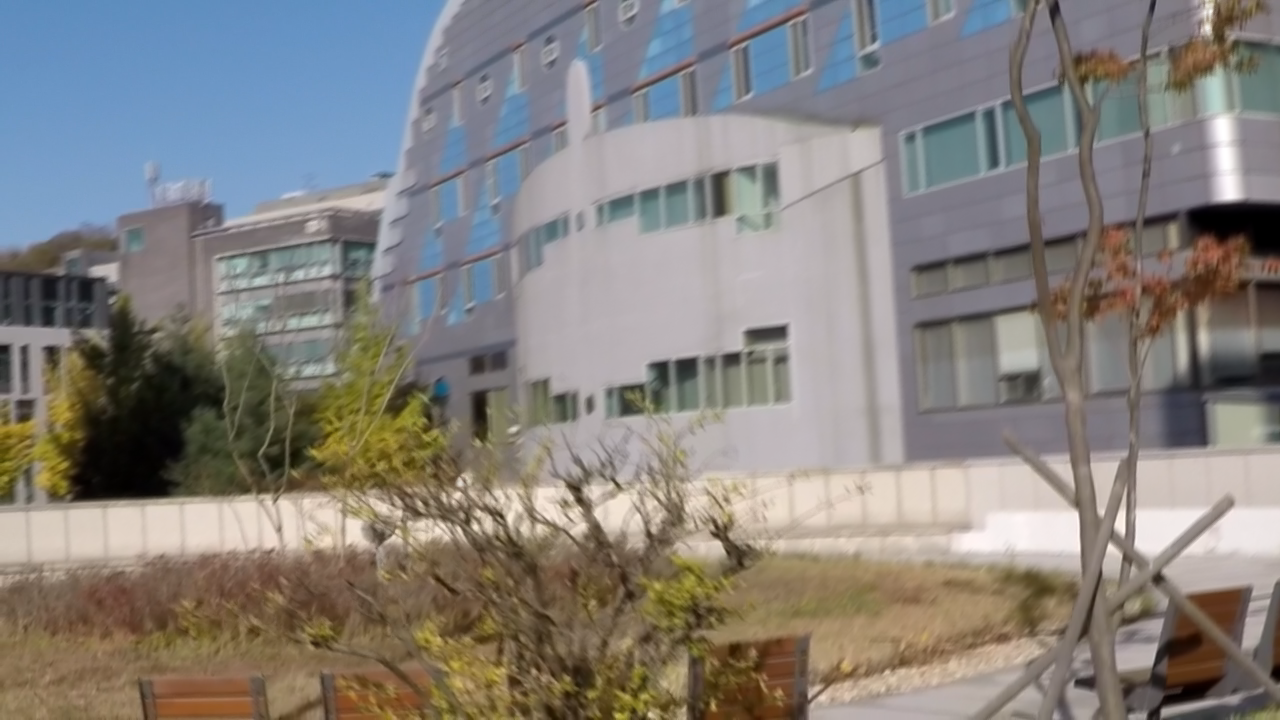
%> input picture Wiener_Filter/origin_image/3.png, 1280 x 720 px; the run also reads 2 pictures not shown here
$ octave wiener_restore.m   (GNU Octave 9; MATLAB toolbox functions it lacks are replaced by stand-ins)
%> lines starting %> are read from the running program, lines starting %| are printed output that depends on the picture
%% 1. 第3张图：保留4229fb4首轮结果，本轮独立输出
clear; clc;
root = fileparts(mfilename('fullpath'));
mode = 'round2';                   % 'consistency' 核对；'round2' 导出本轮代表结果
% 参数由候选全图和多个固定局部人工选择，不是自动最优值。
parameters = [1 0 0.03; 5 10 0.03; 9 15 0.03];
names = {'control_L1','candidate_A','candidate_B'};
roles = {'接近无运动核的控制项，不解释为去除拖影','人工选取的折中候选','较强补偿的对照候选'};
roi = [600 115 240 160; 900 280 240 160; 400 380 240 160];
roi_names = {'窗框和墙面','另一处建筑边缘','树枝细节'};
I = im2double(imread(fullfile(root,'origin_image','3.png')));
B = im2double(imread(fullfile(root,'results','wiener','3_wiener.png')));
N = im2double(imread(fullfile(root,'nafnet_reference','3_nafnet.png')));
assert(size(I,3)==3 && isequal(size(I),size(B),size(N)));
fprintf('MATLAB %s；图3原尺寸%d×%d；模式%s。\n',version,size(I,2),size(I,1),mode);
%| MATLAB 9.4.0；图3原尺寸1280×720；模式round2。
if strcmp(mode,'consistency')
    parameters = [1 0 0.01;5 10 0.01]; names = {'consistency_L1','consistency_L5'};
    out = fullfile(root,'temp_candidates','round2','consistency');
else
    assert(strcmp(mode,'round2'),'mode取值错误。');
    out = fullfile(root,'results_round2_image3');
end
if ~exist(out,'dir'), mkdir(out); end

%% 2. 与搜索脚本相同的像素范围、角度、边界、RGB处理及裁剪
for p = 1:size(parameters,1)
    LEN = parameters(p,1); THETA = mod(parameters(p,2),180); NSR = parameters(p,3);
    PSF = fspecial('motion',LEN,THETA);
    % 两个R2022a接口均不接受标量核；用等价3×3中心脉冲表示LEN=1。
    if numel(PSF)==1, PSF = [0 0 0;0 PSF 0;0 0 0]; end
    J = zeros(size(I));
    for c = 1:3
        tapered = edgetaper(I(:,:,c),PSF);
        J(:,:,c) = deconvwnr(tapered,PSF,NSR);
    end
%> this loop made 3 passes
%> pass 1, `tapered = edgetaper(I(:,:,c),PSF);`:
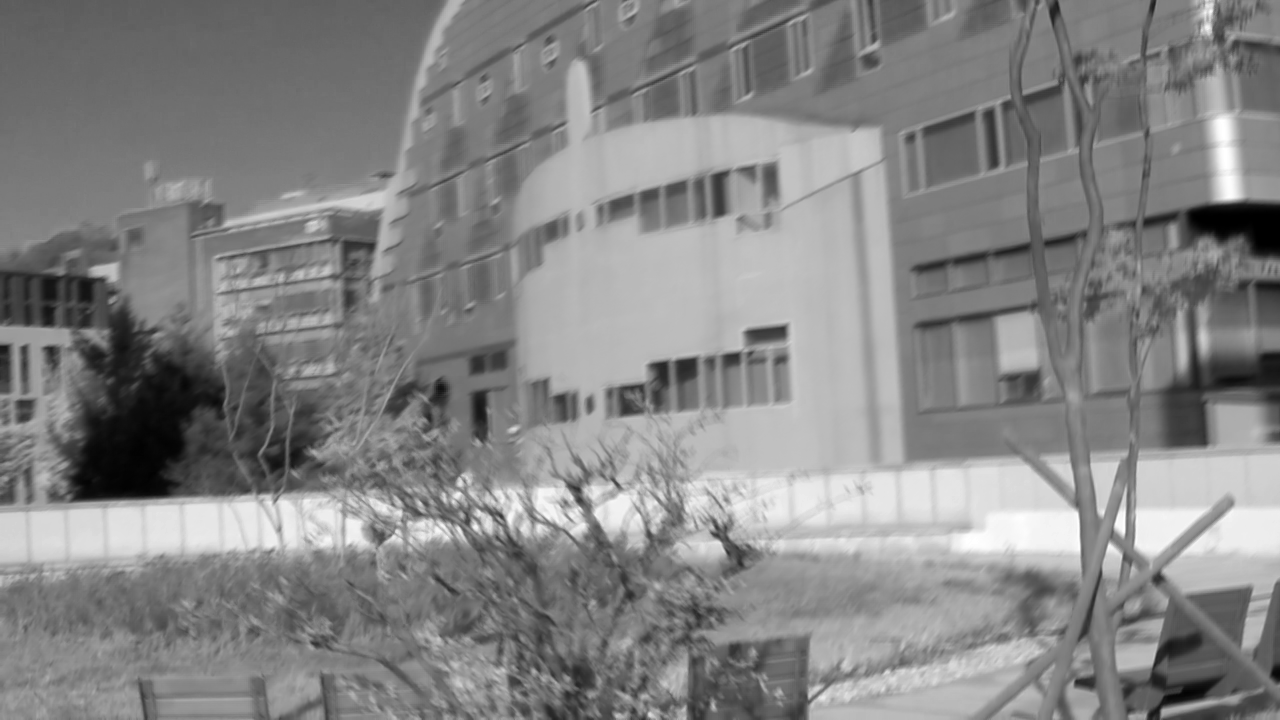
%> tapered: size 720x1280 double; min -3.33e-16, max 1, mean 0.522; drawn with min black and max white
%> pass 3, `tapered = edgetaper(I(:,:,c),PSF);`:
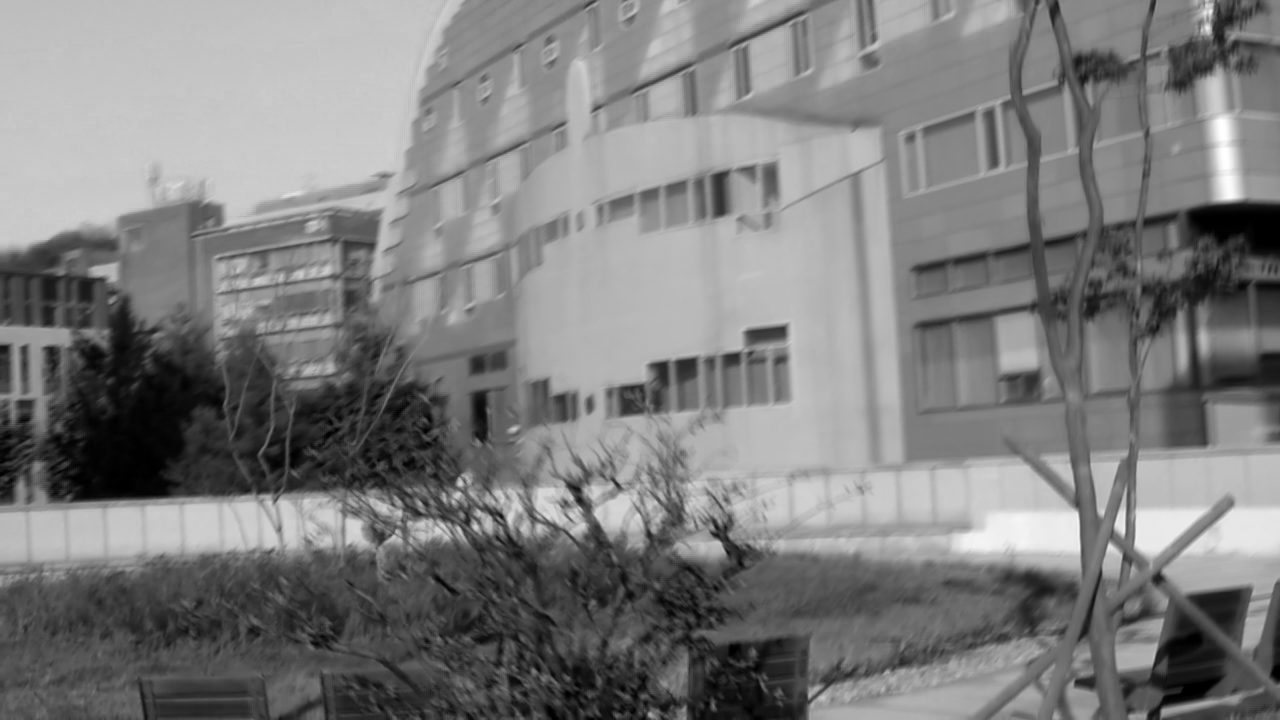
%> tapered: size 720x1280 double; min -4.16e-16, max 1, mean 0.492; drawn with min black and max white
    assert(isequal(size(J),size(I)) && all(isfinite(J(:))));
    if LEN==1, assert(all(abs(J(:)-I(:)/(1+NSR))<1e-12)); end
    if strcmp(mode,'consistency'), formal_before_clip = J; end
    J = min(max(J,0),1);           % 仅限幅，无锐化、直方图拉伸等处理
    filename = fullfile(out,sprintf('3_%s.png',names{p}));
    imwrite(J,filename);
    info = imfinfo(filename);
    assert(info.Width==size(I,2) && info.Height==size(I,1));
    if strcmp(mode,'consistency')
        S = load(fullfile(out,sprintf('search_L%g_float.mat',LEN)));
        assert(isequal(formal_before_clip,S.search_before_clip),'搜索与正式脚本浮点结果不一致。');
        assert(isequal(imread(filename),imread(fullfile(out,sprintf('search_L%g.png',LEN)))),'两条路径PNG不一致。');
        if LEN==5
            assert(isequal(imread(filename),imread(fullfile(root,'results','wiener','3_wiener.png'))), ...
                '与4229fb4首轮图3结果不一致。');
            fprintf('PASS：与4229fb4首轮图3的PNG一致。\n');
        end
        fprintf('PASS：LEN=%g，搜索/正式脚本未裁剪浮点结果及PNG逐像素一致。\n',LEN);
        continue;
    end

    %% 3. 原始图—首轮维纳—本轮候选—已有NAFNet；全部同尺度
    pictures = {I,B,J,N};
%> pictures = 4 items
    methods = {'原始模糊图','首轮维纳：5 / 10° / 0.01', ...
        sprintf('本轮：%g / %g° / %g',LEN,THETA,NSR),'已有NAFNet（不是清晰真值）'};
    f = figure('Visible','off','Color','w','Position',[30 30 1920 500]);
    for k = 1:4
%> this loop made 4 passes; what is shown inside it comes from the first
        ax = axes('Parent',f,'Position',[0.025+(k-1)*0.245,0.08,0.22,0.70]);
        imshow(pictures{k},'Parent',ax);
        title(ax,methods{k},'FontName','Microsoft YaHei','FontSize',12,'Interpreter','none');
        if k == 1
            colors = [1 .3 0; 0 .7 1; 0 .8 .2];
            for r = 1:3
                rectangle(ax,'Position',roi(r,:),'EdgeColor',colors(r,:),'LineWidth',1);
                text(ax,roi(r,1),roi(r,2)-10,sprintf('ROI%d',r),'Color',colors(r,:));
            end
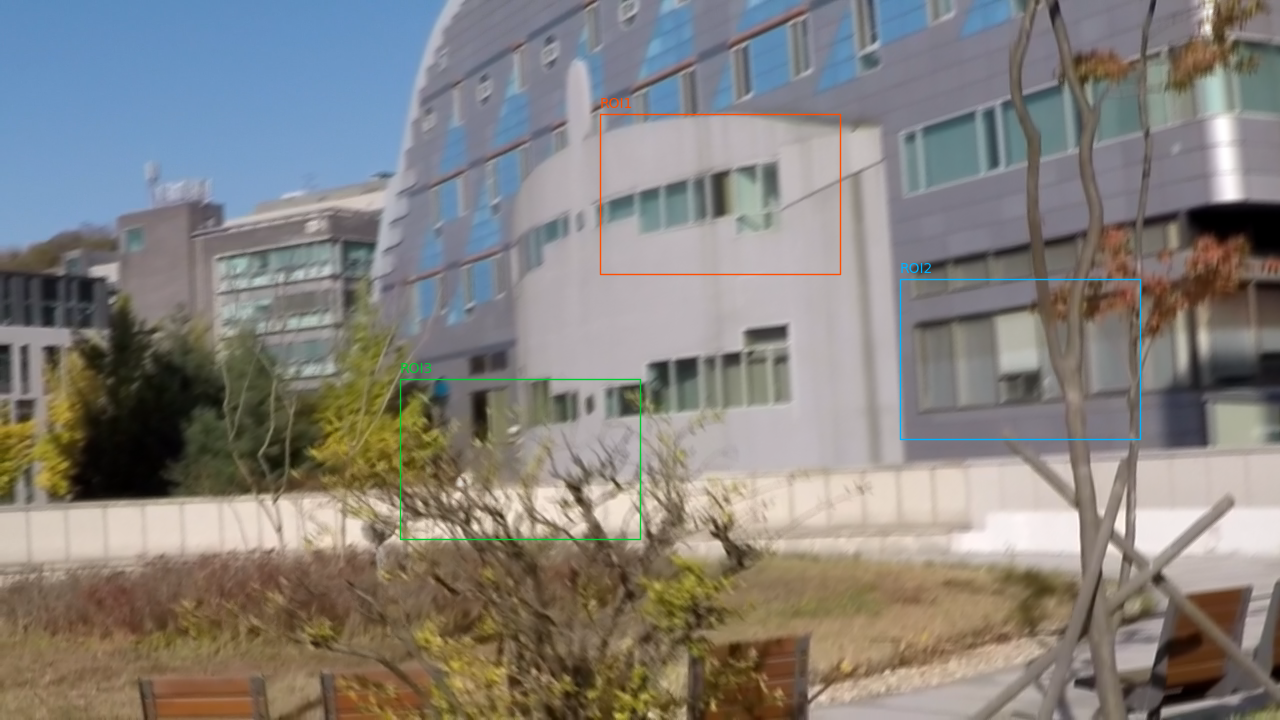
%> figure redrawn from the program's plot data; its title reads '原始模糊图'
        end
    end
    annotation(f,'textbox',[.02 .91 .96 .07],'EdgeColor','none', ...
        'String',sprintf('图3第二轮 | %s | LEN=%g THETA=%g° NSR=%g | %s', ...
        names{p},LEN,THETA,NSR,roles{p}),'HorizontalAlignment','center', ...
        'FontName','Microsoft YaHei','FontSize',14,'Interpreter','none');
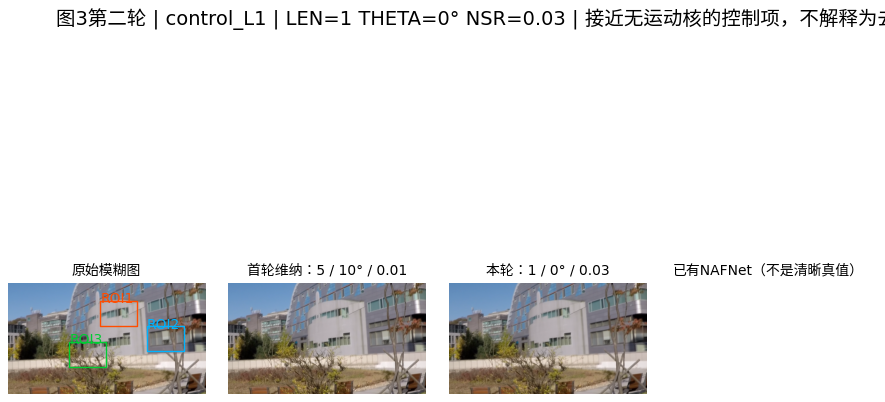
%> figure redrawn from the program's plot data, 5 panels
    drawnow; exportgraphics(f,fullfile(out,sprintf('3_%s_comparison.png',names{p})),'Resolution',120); close(f);

    %% 4. 三个区域均从同一张整图结果裁取，不作局部独立复原
    f = figure('Visible','off','Color','w','Position',[30 30 1920 1350]);
    for r = 1:3
        rows = roi(r,2)+(0:roi(r,4)-1); cols = roi(r,1)+(0:roi(r,3)-1);
        for k = 1:4
            ax = axes('Parent',f,'Position',[.025+(k-1)*.245,.055+(3-r)*.28,.22,.22]);
            imshow(pictures{k}(rows,cols,:),'Parent',ax);
            title(ax,{methods{k},sprintf('ROI%d %s [%d %d %d %d]',r,roi_names{r},roi(r,:))}, ...
                'FontName','Microsoft YaHei','FontSize',10,'Interpreter','none');
        end
    end
%> this loop made 3 passes
%> pass 1, `for k = 1:4 ax = axes('Parent',f,'Position',[.025+(k-1)*.245,.055+(3-r..`:
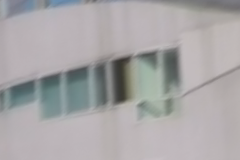
%> displayed picture: size 160x240x3, on the screen's scale of 0 to 255; mean R, G, B 168, 166, 167
%> pass 1, `for k = 1:4 ax = axes('Parent',f,'Position',[.025+(k-1)*.245,.055+(3-r..`:
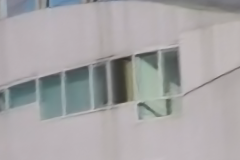
%> displayed picture: size 160x240x3, on the screen's scale of 0 to 255; mean R, G, B 166.7, 164.7, 165.9
    annotation(f,'textbox',[.02 .93 .96 .05],'EdgeColor','none', ...
        'String',sprintf('图3多区域同尺度对比 | %s | LEN=%g THETA=%g° NSR=%g | 每块240×160像素', ...
        names{p},LEN,THETA,NSR),'HorizontalAlignment','center', ...
        'FontName','Microsoft YaHei','FontSize',14,'Interpreter','none');
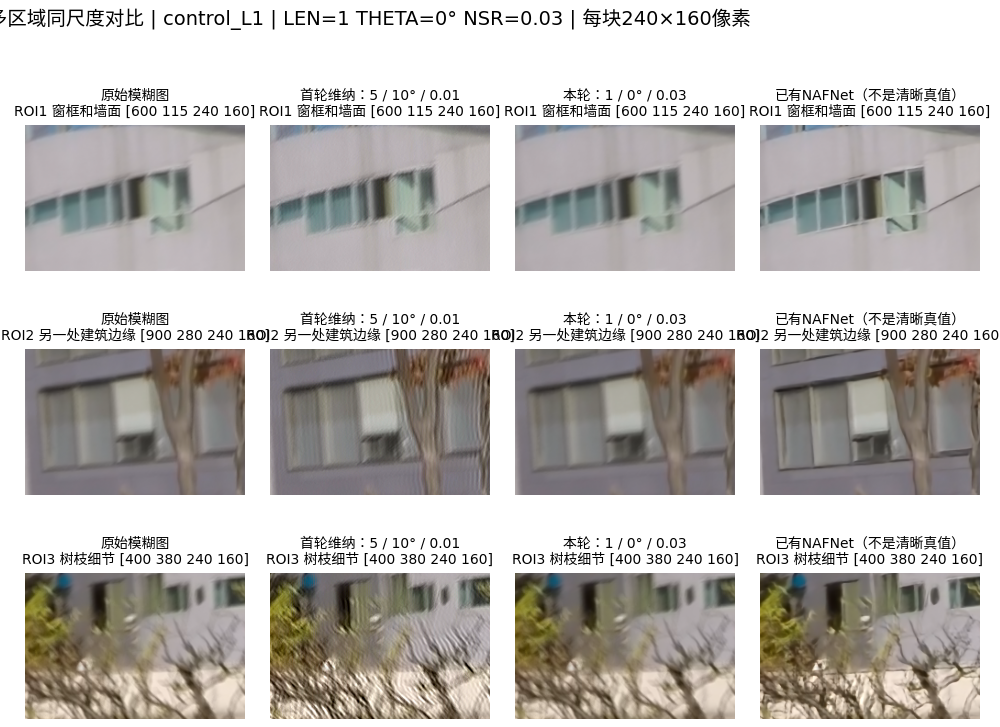
%> figure redrawn from the program's plot data, 13 panels
%> (the run ends here)
